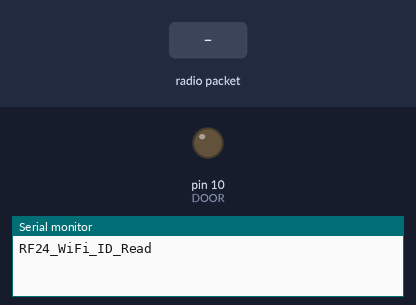
The sketch below on a simulated Arduino Uno, built with avr-gcc and run on an emulated ATmega328P. On the bench: output pins drawn as LEDs (lit = HIGH), the last lines printed to the serial monitor. The inputs (shaded band) are chosen by the test bench. No radio packets arrive unless stated.

Above: at 1.2 s.
1.3 s: radio packet "1" arrives
At 2.4 s:
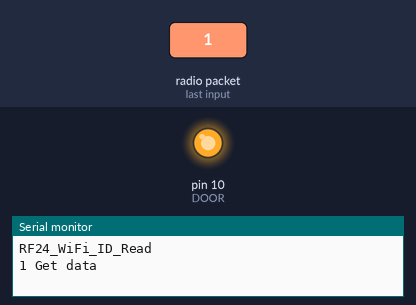
Timing chart, 0 to 7.8 s (numbered marks = the images above; inputs shaded):
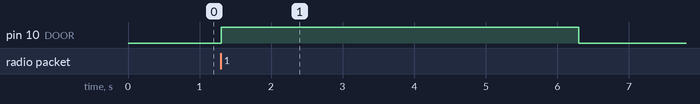

The sketch:

rx.ino
```cpp
/*************************user modify settings****************************/
byte addresses[6] = {0x55,0x56,0x57,0x58,0x59,0x60};// should be same with tx
unsigned char  HopCH[3] = {105,76,108};//Which RF channel to communicate on, 0-125. We use 3 channels to hop.should be same with tx
#define TIME_OUT_CLOSE_DOOR 5000		//ms
#define DATA_LENGTH 4					//use fixed data length 1-32
#define BUZZON 1000				//set lenght of the buzz
#define BUZZOFF 30000			//set interval of the buzz
/*****************************************************/


#include <SPI.h>
#include "RF24.h"
#include "printf.h"


/* Hardware configuration: Set up nRF24L01 radio on SPI bus plus pins 7 & 8 */
RF24 radio(7,8);
/**********************************************************/


unsigned long PackageCounter = 0;
unsigned char CurrCH = 0;
unsigned long LastChangeCHTime = 0;
unsigned long LastGetTime = 0;
unsigned long CurrTime = 0;
unsigned char GotData[DATA_LENGTH];
unsigned long Volt;   //unit: mV,

#define DOOR 10
bool DoorOnOff = false;
bool DoorLastOnOff = false;
unsigned char  DoorLastOnID = 0;

#define BUZZ 9
bool BuzzOnOff;
bool AlarmOnOff;


void setup()
{

    pinMode(DOOR, OUTPUT);

    Serial.begin(115200);
    Serial.println(F("RF24_WiFi_ID_Read"));
    printf_begin();


    radio.begin();
    radio.setPALevel(RF24_PA_MIN);
    radio.setAddressWidth(5);
    radio.setPayloadSize(4);
    radio.setDataRate(RF24_2MBPS); //RF24_250KBPS  //RF24_2MBPS     //RF24_1MBPS
    radio.setChannel(105);
    radio.setCRCLength(RF24_CRC_8); //RF24_CRC_8 for 8-bit or RF24_CRC_16 for 16-bit

    //Open a writing and reading pipe on each radio, with opposite addresses
    radio.openWritingPipe(addresses);
    radio.openReadingPipe(0,addresses);
    radio.closeReadingPipe(1);
    radio.closeReadingPipe(2);
    radio.closeReadingPipe(3);
    radio.closeReadingPipe(4);
    radio.closeReadingPipe(5);
    radio.setAutoAck(1,false);
    radio.setAutoAck(2,false);
    radio.setAutoAck(3,false);
    radio.setAutoAck(4,false);
    radio.setAutoAck(5,false);
    radio.setAutoAck(0,false);
    //Start the radio listening for data
    radio.startListening();
}

void loop()
{


    if( radio.available())
    {
        // Variable for the received timestamp
        while (radio.available())                                     // While there is data ready
        {
            radio.read( GotData, sizeof(unsigned long) );             // Get the payload
        }
        Volt=1.2*(GotData[DATA_LENGTH-2]*256+GotData[DATA_LENGTH-1])*3*1000/4096;

        LastGetTime = millis();
        PackageCounter ++;


        Serial.print(PackageCounter);
        Serial.print(" ");
        Serial.print(F("Get data "));
        for(char i=0; i<DATA_LENGTH ; i++)
        {
            printf("%d,",GotData[i]);
        }
        printf("Volt:%d ",Volt);
        printf("CH:%d\r\n",CurrCH);
    }


    CurrTime = millis();


    if (abs(CurrTime - LastChangeCHTime>1000))//RF_HOP
    {
        CurrCH++;
        if (CurrCH>2)
        {
            CurrCH = 0;
        }
        LastChangeCHTime = millis();
        radio.stopListening();
        radio.setChannel(HopCH[CurrCH]);
        radio.startListening();
    }


    if (
        (
            (
                (CurrTime>=LastGetTime)
                ?
                (CurrTime - LastGetTime<TIME_OUT_CLOSE_DOOR)
                :
                ((0xFFFFFFFF-LastGetTime)+CurrTime<TIME_OUT_CLOSE_DOOR)
            )
        )
        &&
        (
            LastGetTime!=0
        )
    )// millis() is stored in a long. it will overflow in 49 days. so a little complex here.

    {
        DoorOnOff = true;
        AlarmOnOff = true;
    }
    else
    {
        DoorOnOff = false;
        AlarmOnOff = false;
    }

    if ( Serial.available() )
    {

    }
    Door_task();
    Buzz_task();
} // Loop

void Door_task()
{
    if (DoorLastOnOff != DoorOnOff)//update relay when door status change
    {
        DoorLastOnOff = DoorOnOff;
        if(DoorOnOff)
        {
            printf("Open door. \r\n");
            digitalWrite(DOOR, HIGH);
        }
        else
        {

            printf("Close door  \r\n");
            digitalWrite(DOOR, LOW);
        }
    }
}


void Buzz_task()
{

    static signed int BuzzOn;
    static signed int BuzzOff;
    if (AlarmOnOff)
    {
        if (BuzzOnOff)
        {
            BuzzOn++;
            if (BuzzOn > BUZZON)
            {
                BuzzOnOff = false;
                BuzzOn = 0;
            }
            else
            {
                BuzzOnOff = true;
            }
        }
        else
        {
            BuzzOff++;
            if (BuzzOff > BUZZOFF)
            {
                BuzzOnOff = true;
                BuzzOff = 0;
            }
            else
            {
                BuzzOnOff = false;
            }
        }
    }
    else
    {
        BuzzOn = 0;
        BuzzOff = 0;
        BuzzOnOff = false;
    }

    if (BuzzOnOff)
    {
        digitalWrite(BUZZ, HIGH);
    }
    else
    {
        digitalWrite(BUZZ, LOW);
    }
}
```

Measured:
- after the input at 1.3 s, pin 10 (DOOR): LOW → HIGH at once, → LOW 5.0 s later
